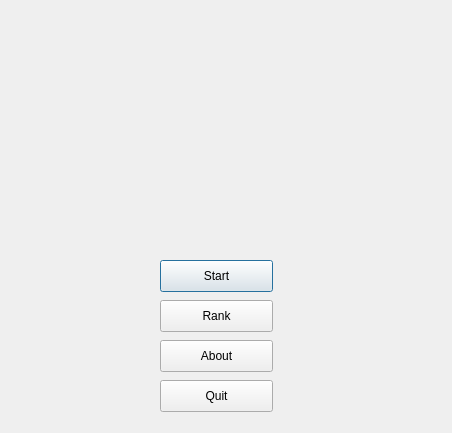
<?xml version="1.0" encoding="UTF-8"?>
<ui version="4.0">
 <class>Dialog</class>
 <widget class="QDialog" name="Dialog">
  <property name="geometry">
   <rect>
    <x>0</x>
    <y>0</y>
    <width>452</width>
    <height>433</height>
   </rect>
  </property>
  <property name="windowTitle">
   <string>Dialog</string>
  </property>
  <property name="styleSheet">
   <string notr="true"/>
  </property>
  <widget class="QPushButton" name="pushButton">
   <property name="geometry">
    <rect>
     <x>160</x>
     <y>260</y>
     <width>113</width>
     <height>32</height>
    </rect>
   </property>
   <property name="autoFillBackground">
    <bool>false</bool>
   </property>
   <property name="styleSheet">
    <string notr="true"/>
   </property>
   <property name="text">
    <string>Start</string>
   </property>
  </widget>
  <widget class="QPushButton" name="pushButton_2">
   <property name="geometry">
    <rect>
     <x>160</x>
     <y>300</y>
     <width>113</width>
     <height>32</height>
    </rect>
   </property>
   <property name="text">
    <string>Rank</string>
   </property>
  </widget>
  <widget class="QPushButton" name="pushButton_3">
   <property name="geometry">
    <rect>
     <x>160</x>
     <y>340</y>
     <width>113</width>
     <height>32</height>
    </rect>
   </property>
   <property name="text">
    <string>About</string>
   </property>
  </widget>
  <widget class="QPushButton" name="pushButton_4">
   <property name="geometry">
    <rect>
     <x>160</x>
     <y>380</y>
     <width>113</width>
     <height>32</height>
    </rect>
   </property>
   <property name="text">
    <string>Quit</string>
   </property>
  </widget>
 </widget>
 <layoutdefault spacing="6" margin="11"/>
 <resources/>
 <connections/>
</ui>
